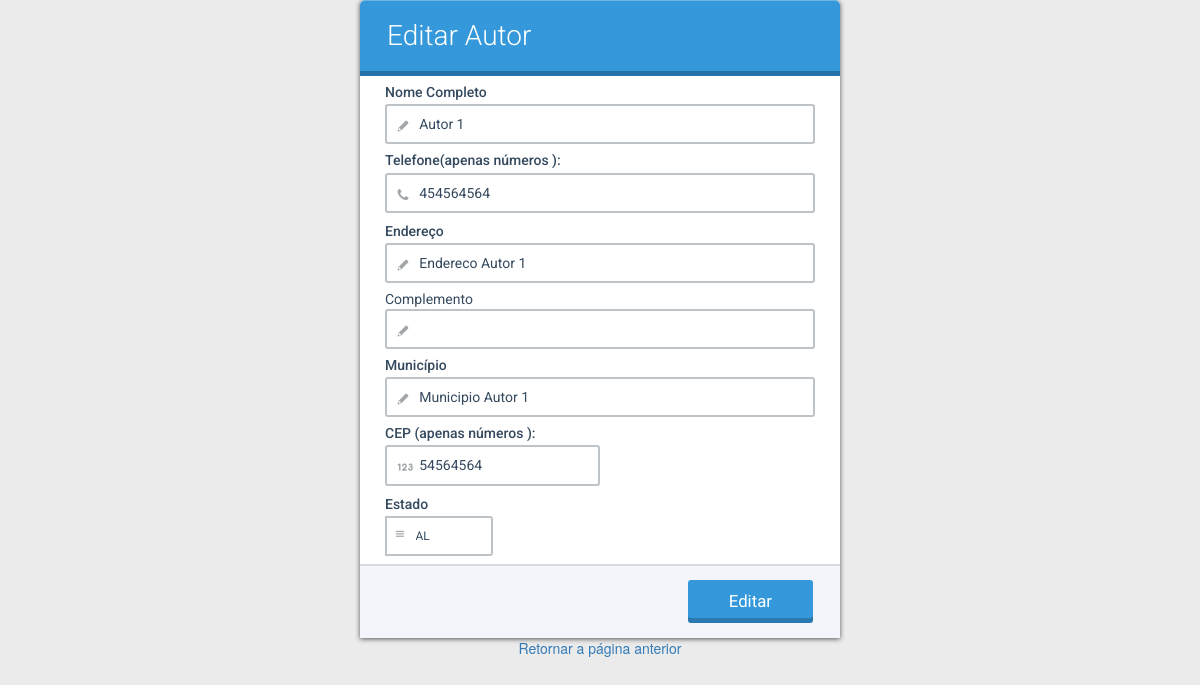
Screenshot of /btn_editar_autor.php?id=1 (signed in) with the database file from the repository.
### tables this page shows
CREATE TABLE IF NOT EXISTS `autores` (
  `cod_autor` int(11) NOT NULL AUTO_INCREMENT,
  `nome_autor` varchar(200) NOT NULL,
  `telefone_autor` int(9) NOT NULL,
  `endereco_autor` varchar(200) NOT NULL,
  `complemento_autor` varchar(200),
  `cep_autor` int(8) NOT NULL,
  `municipio_autor` varchar(200) NOT NULL,
  `estado_autor` varchar(2) NOT NULL,
  PRIMARY KEY (`cod_autor`)
);

### btn_editar_autor.php (the view, shortened to what this page needs)
<?php
	include_once("conexao.php");
	$id= $_GET["id"];
	$result_usuario = "select * from autores where cod_autor ='$id'";
	$resultado_usuario = mysqli_query($conn, $result_usuario);
	$resultado = mysqli_fetch_assoc($resultado_usuario);
?>
<!DOCTYPE html>
<html>
<head>
	<link href="css/bootstrap.css" rel="stylesheet">
</head>
<body class="blurBg-false" style="background-color:#EBEBEB">
<link rel="stylesheet" href="formoid_files/formoid1/formoid-solid-blue.css" type="text/css" />
<form class="formoid-solid-blue" action="editar_autor.php" style="background-color:#FFFFFF;font-size:14px;font-family:'Roboto',Arial,Helvetica,sans-serif;color:#34495E;max-width:480px;min-width:150px" method="post"><div class="title"><h2>Editar Autor</h2></div>
	<div class="element-input"><label class="title"><span class="required">Nome Completo</span></label><div class="item-cont"><input class="large" type="text" name="nome" required="required" placeholder="" value="<?php printf("%s",$resultado['nome_autor']);?>"/><span class="icon-place"></span></div></div>
	<div class="element-phone"><label class="title">Telefone(apenas números ):</label><div class="item-cont"><input class="large" type="tel"  maxlength="9" minlength="8"name="telefone" id="celular" placeholder="" value="<?php printf("%s",$resultado['telefone_autor']);?>" required/></div></div>
	<div class="element-input"><label class="title"><span class="required">Endereço</span></label><div class="item-cont"><input class="large" type="text" name="endereco" required="required" placeholder="" value="<?php printf("%s",$resultado['endereco_autor']);?>"/><span class="icon-place"></span></div></div>
	<div class="element-input"><label class="title"></label>Complemento<div class="item-cont"><input class="large" type="text" name="complemento" placeholder="" value="<?php printf("%s",$resultado['complemento_autor']);?>"/><span class="icon-place"></span></div></div>
	<div class="element-input"><label class="title"><span class="required">Município</span></label><div class="item-cont"><input class="large" type="text" name="municipio" required="required" placeholder="" value="<?php printf("%s",$resultado['municipio_autor']);?>"/><span class="icon-place"></span></div></div>
	<div class="element-number"><label class="title"><span class="required">CEP (apenas números ):</span></label><div class="item-cont"><input class="medium" type="text" minlength="8" maxlength="8" name="cep" required="required" placeholder="" value="<?php printf("%s",$resultado['cep_autor']);?>"/></div></div>
	<div class="element-select"><label class="title"><span class="required">Estado</span></label><div class="item-cont"><div class="small"><span><select name="estado" required="required" >
		<option value="<?php printf("%s",$resultado['estado_autor']);?>"><?php printf("%s",$resultado['estado_autor']);?></option>
		</select><i></i><span class="icon-place"></span></span></div></div></div>
<div class="submit"><input type="submit" value="Editar"/></div>
</form><p class="frmd"><a href="http://formoid.com/v29.php">online form</a> Formoid.com 2.9</p><script type="text/javascript" src="formoid_files/formoid1/formoid-solid-blue.js"></script>
<div id="button">
	<p class="text-center"><a class="text-center" href="autor.php">Retornar a página anterior</a> </p>
</div>
</body>
</html>

### formoid_files/formoid1/formoid-solid-blue.css (style rules this page uses)
html { height: 100%; }
.formoid-solid-blue { margin:0 auto; }
.formoid-solid-blue>div, .formoid-solid-blue>.title { margin: 8px; }
.formoid-solid-blue .large { width: 100%; *width: 94%; }
.formoid-solid-blue .medium { width: 50%; *width: 47%; }
.formoid-solid-blue .small { width: 25%; *width: 23%; }
.formoid-solid-blue { font-size: 1em; line-height: 1.231; border-radius: 5px 5px 0 0; box-shadow: 0 1px 5px rgba(0, 0, 0, 0.65); }
.formoid-solid-blue label.title { font-size: 1em; font-weight: 500; width: auto; }
.formoid-solid-blue input[type=submit] { outline: none; font-size: 1.2em; }
.formoid-solid-blue>div { position: relative; margin-left: 25px; margin-right: 25px; }
.formoid-solid-blue h2 { margin: 0.2em 0; font-size: 2em; font-weight: 300; color: #fff; }
.formoid-solid-blue label { display: block; margin-bottom: 3px; clear: both; }
.formoid-solid-blue div, .formoid-solid-blue span, .formoid-solid-blue label, .formoid-solid-blue input, .formoid-solid-blue textarea, .formoid-solid-blue select, .formoid-solid-blue button, .formoid-solid-blue ul, .formoid-solid-blue li, .formoid-solid-blue a { font-family: inherit; color: inherit; }
.formoid-solid-blue div.submit, .formoid-solid-blue div.title { margin: 0; padding-top: 1em; padding-bottom: 1em; }
.formoid-solid-blue div.submit { vertical-align: middle; text-align: right; border-top: 2px solid #d6dbdf; background-color: #F3F5FA; }
.formoid-solid-blue div.title { border-radius: 5px 5px 0 0; }
.formoid-solid-blue div.title h2 { margin-left: 27px; }
.formoid-solid-blue input[type=button], .formoid-solid-blue input[type=submit] { display: inline-block; padding: 4px 12px; margin-bottom: 1px; color: #fff; text-align: left; vertical-align: middle; cursor: pointer; background: #fff; -webkit-appearance: none; -moz-appearance: none; appearance: normal; border: 2px solid #bdc3c7; -webkit-transition: all 0.25s ease-in-out; transition: all 0.25s ease-in-out; border-radius:3px; box-shadow: inset 0 -0.3em 0 rgba(0, 0, 0, 0.2); }
.formoid-solid-blue input[type=submit] { text-align: center; opacity: 1; color: #ffffff; border: none; right: 20px; margin-right: 27px; padding: 11px 41px; }
.formoid-solid-blue input[type=text], .formoid-solid-blue input[type=password], .formoid-solid-blue input[type=email], .formoid-solid-blue input[type=url], .formoid-solid-blue input[type=date], .formoid-solid-blue input[type=number], .formoid-solid-blue input[type=tel], .formoid-solid-blue textarea, .formoid-solid-blue .element-file .file_text, .formoid-solid-blue select { border-style: solid; border-width: 2px; border-color: #bdc3c7; -webkit-transition: border-color 0.5s ease-in-out; transition: border-color 0.5s ease-in-out; border-radius:3px; padding: 10px 10px 9px 2.3em; outline:none; -o-box-sizing: border-box; box-sizing: border-box; -webkit-appearance: none; -moz-appearance: none; appearance: normal; font-size: 1em; }
.formoid-solid-blue .item-cont, .formoid-solid-blue .element-address .country, .formoid-solid-blue .element-name .nameFirst, .formoid-solid-blue .element-name .nameLast, .formoid-solid-blue .element-address .addr1, .formoid-solid-blue .element-address .addr2, .formoid-solid-blue .element-address .city, .formoid-solid-blue .element-address .state, .formoid-solid-blue .element-address .zip { position: relative; }
.formoid-solid-blue div.title { background-color: #3498DB; border-top: 1px solid #70B6E5; border-bottom: 5px solid #2372A7; }
.formoid-solid-blue input[type=submit] { background-color: #3498DB; }
.formoid-solid-blue > .submit, .formoid-solid-blue > .title { background-color: #bcc3ca; }
.formoid-solid-blue > .submit { background-color: #edeff1; border-top: 2px solid #d6dbdf; }

### rows the page displays
autores: nome "Autor 1", telefone "454564564", endereco "Endereco Autor 1", municipio "Municipio Autor 1", cep "54564564"
